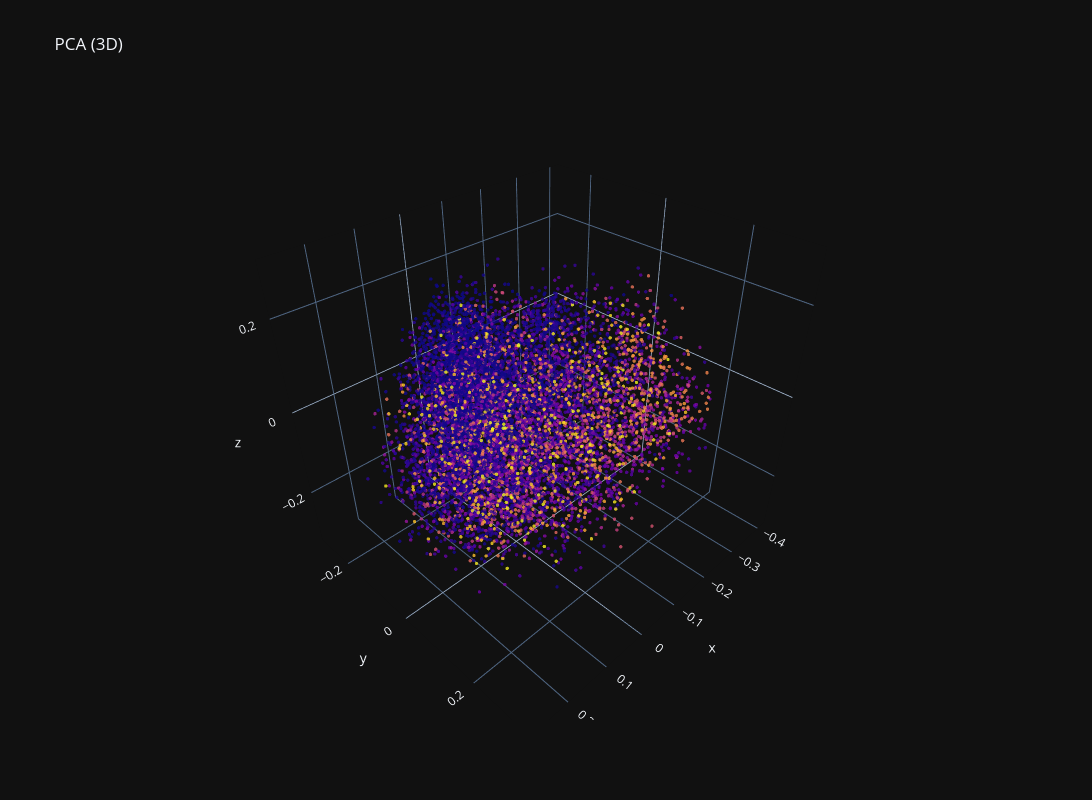
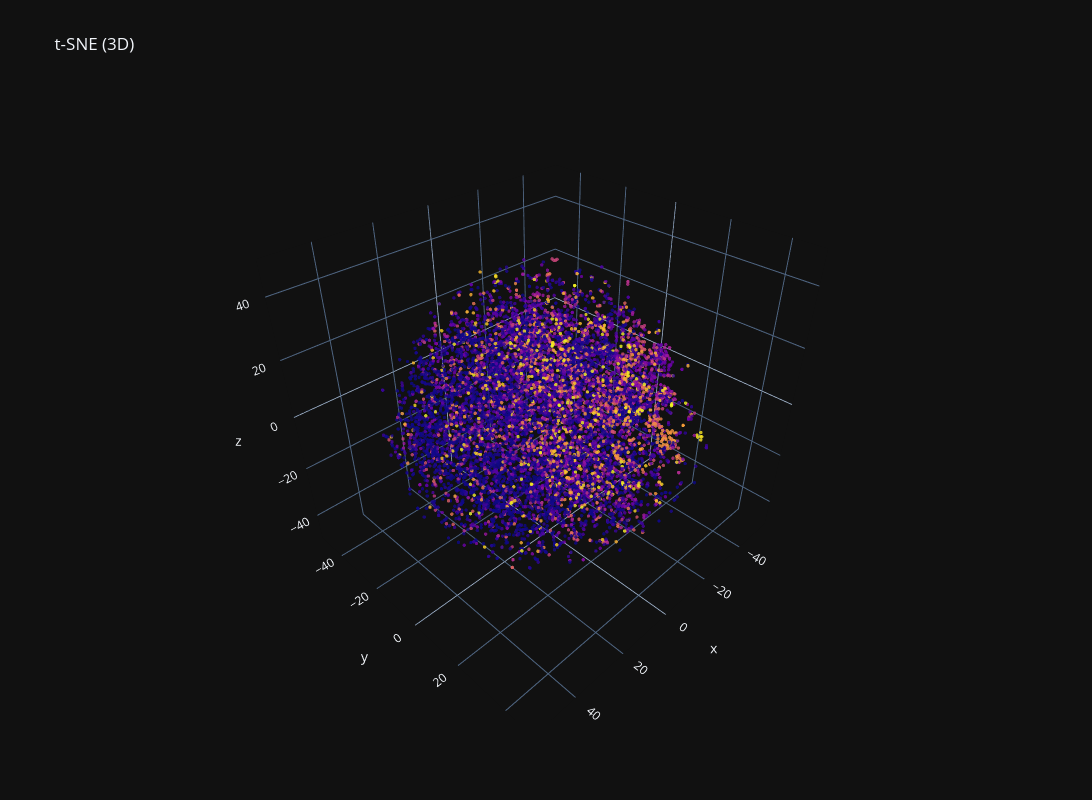
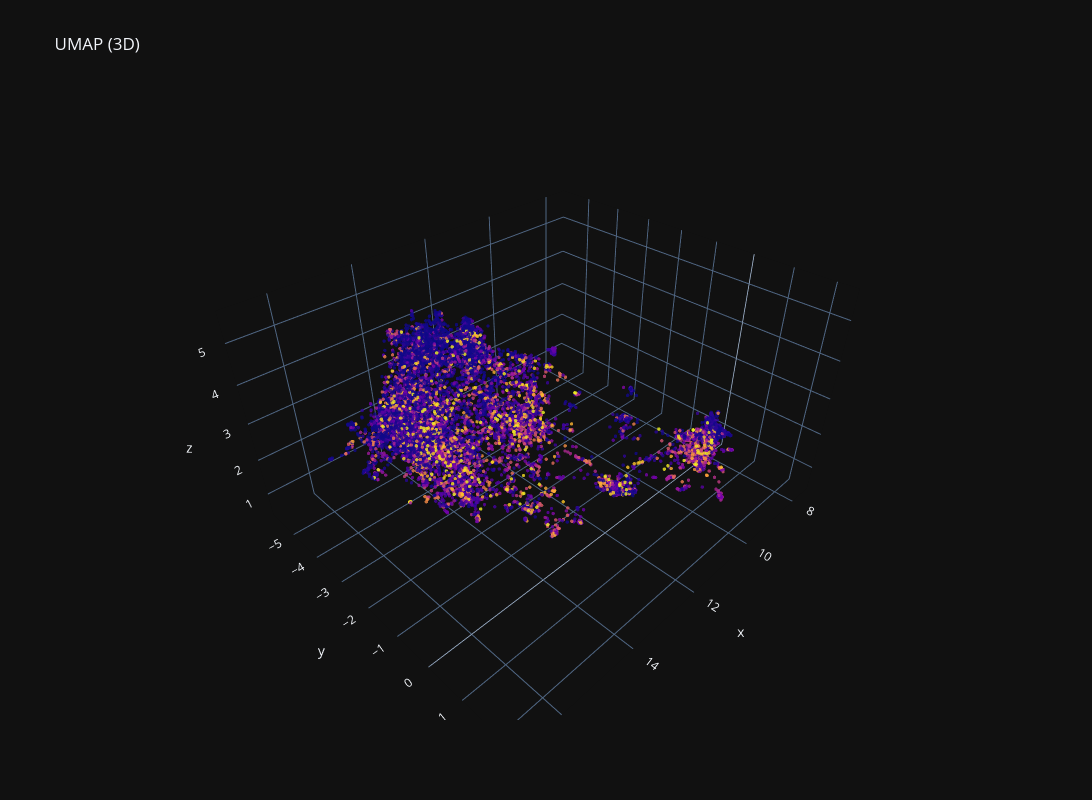

The notebook cell these images were saved under, in order:
### Code cell
# 1) Dimensionality Reduction Showdown: PCA vs t-SNE vs UMAP
bge_model = ensure_bge_model()
if "embeddings" not in globals():
    embeddings = bge_model.encode(
        df["content"].tolist(),
        device=device,
        show_progress_bar=True,
        normalize_embeddings=True,
    )

pca_coords = PCA(n_components=3, random_state=42).fit_transform(embeddings)
tsne_coords = TSNE(
    n_components=3,
    perplexity=30,
    init="pca",
    learning_rate="auto",
    random_state=42,
).fit_transform(embeddings)
umap_coords = umap_3d(embeddings, n_neighbors=30, min_dist=0.1, metric="cosine")

plot_3d(pca_coords, df, "PCA (3D)")
plot_3d(tsne_coords, df, "t-SNE (3D)")
plot_3d(umap_coords, df, "UMAP (3D)")

### Figure 1 — Plotly figure (JSON) as saved in the notebook; plotly's stock layout.template omitted (floating-point values rounded to 4 significant figures; data arrays with more than 128 entries replaced by an {"elided": "..."} marker saying what was removed)
{"data": [{"marker": {"color": {"elided": "9910 int values"}, "opacity": 0.8, "size": 2}, "mode": "markers", "text": {"elided": "9910 str values"}, "type": "scatter3d", "x": {"elided": "9910 float values"}, "y": {"elided": "9910 float values"}, "z": {"elided": "9910 float values"}}], "layout": {"height": 800, "scene": {"aspectmode": "data"}, "title": {"text": "PCA (3D)"}, "width": 1200}}

### Figure 2 — Plotly figure (JSON) as saved in the notebook; plotly's stock layout.template omitted (floating-point values rounded to 4 significant figures; data arrays with more than 128 entries replaced by an {"elided": "..."} marker saying what was removed)
{"data": [{"marker": {"color": {"elided": "9910 int values"}, "opacity": 0.8, "size": 2}, "mode": "markers", "text": {"elided": "9910 str values"}, "type": "scatter3d", "x": {"elided": "9910 float values"}, "y": {"elided": "9910 float values"}, "z": {"elided": "9910 float values"}}], "layout": {"height": 800, "scene": {"aspectmode": "data"}, "title": {"text": "t-SNE (3D)"}, "width": 1200}}

### Figure 3 — Plotly figure (JSON) as saved in the notebook; plotly's stock layout.template omitted (floating-point values rounded to 4 significant figures; data arrays with more than 128 entries replaced by an {"elided": "..."} marker saying what was removed)
{"data": [{"marker": {"color": {"elided": "9910 int values"}, "opacity": 0.8, "size": 2}, "mode": "markers", "text": {"elided": "9910 str values"}, "type": "scatter3d", "x": {"elided": "9910 float values"}, "y": {"elided": "9910 float values"}, "z": {"elided": "9910 float values"}}], "layout": {"height": 800, "scene": {"aspectmode": "data"}, "title": {"text": "UMAP (3D)"}, "width": 1200}}
